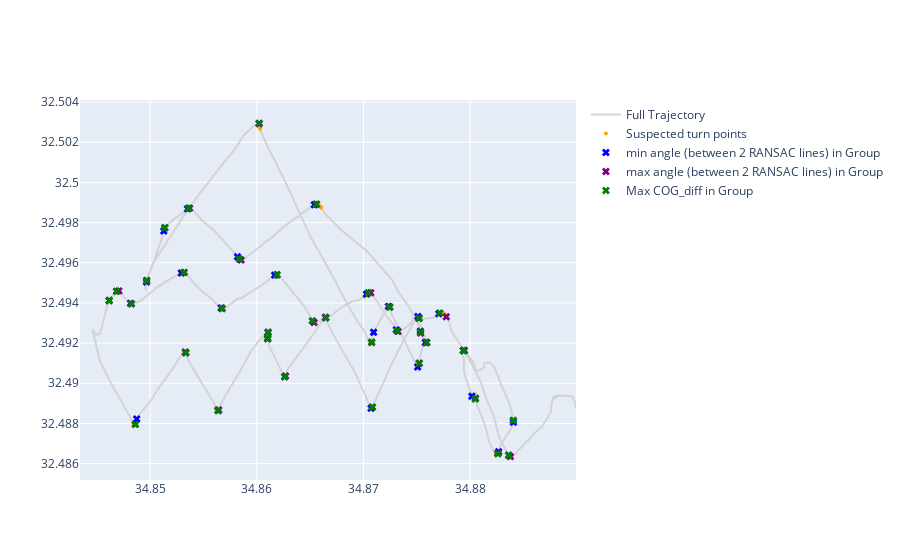

Write notebook code for a chart like this one.
### Code cell
# שלב 1: מציאת הנקודות עם COG_diff הכי גבוה בכל קבוצה
cog_max_turns = pd.concat([
    group.loc[group['COG_diff'].idxmax()] for group in groups
], axis=1).T.reset_index(drop=True)

# שלב 2: הוספה לגרף
fig.add_trace(go.Scatter(
    x=cog_max_turns['longitude'],
    y=cog_max_turns['latitude'],
    mode='markers',
    marker=dict(color='green', size=7, symbol='x'),
    name='Max COG_diff in Group',
    hovertext=[
        f"Turn Group: {row['group_id']}<br>"
        f"Turn Index: {row['turn_index']}<br>"
        f"DF Index: {row['df_index']}<br>"
        f"Angle: {row['Angle (degrees)']:.2f}°<br>"
        f"COG_diff: {row['COG_diff']:.2f}°"
        for _, row in cog_max_turns.iterrows()
    ],
    hoverinfo='text'
))

### Figure 1 — Plotly figure (JSON) as saved in the notebook; plotly's stock layout.template omitted (floating-point values rounded to 4 significant figures; data arrays with more than 128 entries replaced by an {"elided": "..."} marker saying what was removed)
{"data": [{"line": {"color": "lightgray"}, "mode": "lines", "name": "Full Trajectory", "type": "scatter", "x": {"elided": "4000 float values"}, "y": {"elided": "4000 float values"}}, {"hoverinfo": "text", "hovertext": {"elided": "159 str values"}, "marker": {"color": "orange", "size": 4}, "mode": "markers", "name": "Suspected turn points", "type": "scatter", "x": {"elided": "159 float values"}, "y": {"elided": "159 float values"}}, {"hoverinfo": "text", "hovertext": ["Turn Group: 1<br>Turn Index: 150<br>DF Index: 1269<br>Angle: 65.65°<br>COG_diff: 17.89°Turn Index: 1<br>", "Turn Group: 2<br>Turn Index: 153<br>DF Index: 1332<br>Angle: 62.76°<br>COG_diff: 5.80°Turn Index: 2<br>", "Turn Group: 3<br>Turn Index: 159<br>DF Index: 1387<br>Angle: 60.89°<br>COG_diff: 1.18°Turn Index: 3<br>", "Turn Group: 4<br>Turn Index: 222<br>DF Index: 1535<br>Angle: 70.46°<br>COG_diff: 12.73°Turn Index: 4<br>", "Turn Group: 5<br>Turn Index: 223<br>DF Index: 1558<br>Angle: 68.42°<br>COG_diff: 10.56°Turn Index: 5<br>", "Turn Group: 6<br>Turn Index: 310<br>DF Index: 1810<br>Angle: 30.66°<br>COG_diff: 9.01°Turn Index: 6<br>", "Turn Group: 7<br>Turn Index: 313<br>DF Index: 1843<br>Angle: 50.45°<br>COG_diff: 11.44°Turn Index: 7<br>", "Turn Group: 8<br>Turn Index: 318<br>DF Index: 1872<br>Angle: 36.12°<br>COG_diff: 6.68°Turn Index: 8<br>", "Turn Group: 9<br>Turn Index: 325<br>DF Index: 1913<br>Angle: 50.72°<br>COG_diff: 17.52°Turn Index: 9<br>", "Turn Group: 10<br>Turn Index: 328<br>DF Index: 1949<br>Angle: 49.40°<br>COG_diff: 10.51°Turn Index: 10<br>", "Turn Group: 11<br>Turn Index: 335<br>DF Index: 1993<br>Angle: 46.17°<br>COG_diff: 9.91°Turn Index: 11<br>", "Turn Group: 12<br>Turn Index: 339<br>DF Index: 2029<br>Angle: 38.30°<br>COG_diff: 7.40°Turn Index: 12<br>", "Turn Group: 13<br>Turn Index: 342<br>DF Index: 2072<br>Angle: 40.52°<br>COG_diff: 12.51°Turn Index: 13<br>", "Turn Group: 14<br>Turn Index: 346<br>DF Index: 2092<br>Angle: 53.55°<br>COG_diff: 13.47°Turn Index: 14<br>", "Turn Group: 15<br>Turn Index: 354<br>DF Index: 2115<br>Angle: 27.48°<br>COG_diff: 2.02°Turn Index: 15<br>", "Turn Group: 16<br>Turn Index: 457<br>DF Index: 2359<br>Angle: 32.26°<br>COG_diff: 9.56°Turn Index: 16<br>", "Turn Group: 17<br>Turn Index: 460<br>DF Index: 2423<br>Angle: 80.51°<br>COG_diff: 29.74°Turn Index: 17<br>", "Turn Group: 18<br>Turn Index: 464<br>DF Index: 2473<br>Angle: 78.30°<br>COG_diff: 28.04°Turn Index: 18<br>", "Turn Group: 19<br>Turn Index: 468<br>DF Index: 2544<br>Angle: 81.82°<br>COG_diff: 22.57°Turn Index: 19<br>", "Turn Group: 20<br>Turn Index: 489<br>DF Index: 2573<br>Angle: 79.68°<br>COG_diff: 8.00°Turn Index: 20<br>", "Turn Group: 21<br>Turn Index: 490<br>DF Index: 2601<br>Angle: 77.15°<br>COG_diff: 25.69°Turn Index: 21<br>", "Turn Group: 22<br>Turn Index: 494<br>DF Index: 2657<br>Angle: 84.72°<br>COG_diff: 34.21°Turn Index: 22<br>", "Turn Group: 23<br>Turn Index: 495<br>DF Index: 2727<br>Angle: 73.33°<br>COG_diff: 23.79°Turn Index: 23<br>", "Turn Group: 24<br>Turn Index: 500<br>DF Index: 2802<br>Angle: 67.32°<br>COG_diff: 22.99°Turn Index: 24<br>", "Turn Group: 25<br>Turn Index: 505<br>DF Index: 2821<br>Angle: 27.89°<br>COG_diff: 6.95°Turn Index: 25<br>", "Turn Group: 26<br>Turn Index: 597<br>DF Index: 3018<br>Angle: 33.47°<br>COG_diff: 4.47°Turn Index: 26<br>", "Turn Group: 27<br>Turn Index: 606<br>DF Index: 3111<br>Angle: 48.80°<br>COG_diff: 5.06°Turn Index: 27<br>", "Turn Group: 28<br>Turn Index: 612<br>DF Index: 3174<br>Angle: 46.09°<br>COG_diff: 0.11°Turn Index: 28<br>", "Turn Group: 29<br>Turn Index: 615<br>DF Index: 3216<br>Angle: 45.44°<br>COG_diff: 11.38°Turn Index: 29<br>", "Turn Group: 30<br>Turn Index: 618<br>DF Index: 3238<br>Angle: 29.05°<br>COG_diff: 5.94°Turn Index: 30<br>", "Turn Group: 31<br>Turn Index: 621<br>DF Index: 3271<br>Angle: 47.60°<br>COG_diff: 4.26°Turn Index: 31<br>", "Turn Group: 32<br>Turn Index: 674<br>DF Index: 3513<br>Angle: 34.04°<br>COG_diff: 9.26°Turn Index: 32<br>", "Turn Group: 33<br>Turn Index: 694<br>DF Index: 3703<br>Angle: 37.08°<br>COG_diff: 10.40°Turn Index: 33<br>", "Turn Group: 34<br>Turn Index: 695<br>DF Index: 3724<br>Angle: 63.63°<br>COG_diff: 18.99°Turn Index: 34<br>", "Turn Group: 35<br>Turn Index: 701<br>DF Index: 3773<br>Angle: 50.48°<br>COG_diff: 22.30°Turn Index: 35<br>"], "marker": {"color": "blue", "size": 7, "symbol": "x"}, "mode": "markers", "name": "min angle (between 2 RANSAC lines) in Group", "type": "scatter", "x": [34.88, 34.88, 34.88, 34.88, 34.88, 34.88, 34.87, 34.87, 34.87, 34.86, 34.86, 34.85, 34.85, 34.85, 34.85, 34.85, 34.85, 34.86, 34.86, 34.86, 34.86, 34.87, 34.87, 34.88, 34.88, 34.88, 34.87, 34.86, 34.85, 34.85, 34.85, 34.86, 34.87, 34.87, 34.88], "y": [32.49, 32.49, 32.49, 32.49, 32.49, 32.49, 32.49, 32.49, 32.49, 32.5, 32.49, 32.5, 32.49, 32.49, 32.49, 32.49, 32.49, 32.49, 32.49, 32.49, 32.49, 32.49, 32.49, 32.49, 32.49, 32.49, 32.5, 32.5, 32.5, 32.5, 32.5, 32.5, 32.49, 32.49, 32.49]}, {"hoverinfo": "text", "hovertext": ["Turn Group: 1<br>Turn Index: 148<br>DF Index: 1267<br>Angle: 71.72°<br>COG_diff: 15.82°Turn Index: 1<br>", "Turn Group: 2<br>Turn Index: 155<br>DF Index: 1334<br>Angle: 75.14°<br>COG_diff: 15.78°Turn Index: 2<br>", "Turn Group: 3<br>Turn Index: 165<br>DF Index: 1393<br>Angle: 81.18°<br>COG_diff: 26.14°Turn Index: 3<br>", "Turn Group: 4<br>Turn Index: 220<br>DF Index: 1533<br>Angle: 87.16°<br>COG_diff: 9.51°Turn Index: 4<br>", "Turn Group: 5<br>Turn Index: 224<br>DF Index: 1559<br>Angle: 69.72°<br>COG_diff: 12.12°Turn Index: 5<br>", "Turn Group: 6<br>Turn Index: 303<br>DF Index: 1803<br>Angle: 84.55°<br>COG_diff: 4.07°Turn Index: 6<br>", "Turn Group: 7<br>Turn Index: 311<br>DF Index: 1841<br>Angle: 57.69°<br>COG_diff: 12.65°Turn Index: 7<br>", "Turn Group: 8<br>Turn Index: 314<br>DF Index: 1868<br>Angle: 62.33°<br>COG_diff: 5.23°Turn Index: 8<br>", "Turn Group: 9<br>Turn Index: 323<br>DF Index: 1911<br>Angle: 54.93°<br>COG_diff: 13.19°Turn Index: 9<br>", "Turn Group: 10<br>Turn Index: 326<br>DF Index: 1947<br>Angle: 54.95°<br>COG_diff: 16.01°Turn Index: 10<br>", "Turn Group: 11<br>Turn Index: 334<br>DF Index: 1992<br>Angle: 47.17°<br>COG_diff: 14.80°Turn Index: 11<br>", "Turn Group: 12<br>Turn Index: 336<br>DF Index: 2026<br>Angle: 49.46°<br>COG_diff: 19.19°Turn Index: 12<br>", "Turn Group: 13<br>Turn Index: 341<br>DF Index: 2071<br>Angle: 41.37°<br>COG_diff: 15.28°Turn Index: 13<br>", "Turn Group: 14<br>Turn Index: 343<br>DF Index: 2089<br>Angle: 66.07°<br>COG_diff: 11.62°Turn Index: 14<br>", "Turn Group: 15<br>Turn Index: 354<br>DF Index: 2115<br>Angle: 27.48°<br>COG_diff: 2.02°Turn Index: 15<br>", "Turn Group: 16<br>Turn Index: 450<br>DF Index: 2352<br>Angle: 87.60°<br>COG_diff: 7.05°Turn Index: 16<br>", "Turn Group: 17<br>Turn Index: 458<br>DF Index: 2421<br>Angle: 87.83°<br>COG_diff: 19.63°Turn Index: 17<br>", "Turn Group: 18<br>Turn Index: 466<br>DF Index: 2475<br>Angle: 85.57°<br>COG_diff: 19.98°Turn Index: 18<br>", "Turn Group: 19<br>Turn Index: 467<br>DF Index: 2543<br>Angle: 88.68°<br>COG_diff: 21.44°Turn Index: 19<br>", "Turn Group: 20<br>Turn Index: 488<br>DF Index: 2572<br>Angle: 88.33°<br>COG_diff: 4.65°Turn Index: 20<br>", "Turn Group: 21<br>Turn Index: 492<br>DF Index: 2603<br>Angle: 89.53°<br>COG_diff: 18.50°Turn Index: 21<br>", "Turn Group: 22<br>Turn Index: 493<br>DF Index: 2656<br>Angle: 89.26°<br>COG_diff: 18.12°Turn Index: 22<br>", "Turn Group: 23<br>Turn Index: 498<br>DF Index: 2730<br>Angle: 87.43°<br>COG_diff: 28.98°Turn Index: 23<br>", "Turn Group: 24<br>Turn Index: 503<br>DF Index: 2805<br>Angle: 79.65°<br>COG_diff: 32.97°Turn Index: 24<br>", "Turn Group: 25<br>Turn Index: 508<br>DF Index: 2824<br>Angle: 68.73°<br>COG_diff: 16.41°Turn Index: 25<br>", "Turn Group: 26<br>Turn Index: 595<br>DF Index: 3016<br>Angle: 38.95°<br>COG_diff: 5.14°Turn Index: 26<br>", "Turn Group: 27<br>Turn Index: 604<br>DF Index: 3109<br>Angle: 54.15°<br>COG_diff: 13.56°Turn Index: 27<br>", "Turn Group: 28<br>Turn Index: 608<br>DF Index: 3170<br>Angle: 54.13°<br>COG_diff: 10.63°Turn Index: 28<br>", "Turn Group: 29<br>Turn Index: 613<br>DF Index: 3214<br>Angle: 52.64°<br>COG_diff: 6.45°Turn Index: 29<br>", "Turn Group: 30<br>Turn Index: 616<br>DF Index: 3236<br>Angle: 36.26°<br>COG_diff: 14.45°Turn Index: 30<br>", "Turn Group: 31<br>Turn Index: 619<br>DF Index: 3269<br>Angle: 51.58°<br>COG_diff: 7.23°Turn Index: 31<br>", "Turn Group: 32<br>Turn Index: 675<br>DF Index: 3514<br>Angle: 84.89°<br>COG_diff: 2.25°Turn Index: 32<br>", "Turn Group: 33<br>Turn Index: 691<br>DF Index: 3694<br>Angle: 77.68°<br>COG_diff: 18.95°Turn Index: 33<br>", "Turn Group: 34<br>Turn Index: 698<br>DF Index: 3727<br>Angle: 83.82°<br>COG_diff: 19.18°Turn Index: 34<br>", "Turn Group: 35<br>Turn Index: 707<br>DF Index: 3779<br>Angle: 72.27°<br>COG_diff: 350.52°Turn Index: 35<br>"], "marker": {"color": "purple", "size": 7, "symbol": "x"}, "mode": "markers", "name": "max angle (between 2 RANSAC lines) in Group", "type": "scatter", "x": [34.88, 34.88, 34.88, 34.88, 34.88, 34.88, 34.87, 34.87, 34.87, 34.86, 34.86, 34.85, 34.85, 34.85, 34.85, 34.85, 34.85, 34.86, 34.86, 34.86, 34.86, 34.87, 34.87, 34.88, 34.88, 34.88, 34.87, 34.86, 34.85, 34.85, 34.85, 34.86, 34.87, 34.87, 34.88], "y": [32.49, 32.49, 32.49, 32.49, 32.49, 32.49, 32.49, 32.49, 32.49, 32.5, 32.49, 32.5, 32.49, 32.49, 32.49, 32.49, 32.49, 32.49, 32.49, 32.49, 32.49, 32.49, 32.49, 32.49, 32.49, 32.49, 32.5, 32.5, 32.5, 32.5, 32.5, 32.5, 32.49, 32.49, 32.49]}, {"hoverinfo": "text", "hovertext": ["Turn Group: 1<br>Turn Index: 150<br>DF Index: 1269<br>Angle: 65.65°<br>COG_diff: 17.89°", "Turn Group: 2<br>Turn Index: 155<br>DF Index: 1334<br>Angle: 75.14°<br>COG_diff: 15.78°", "Turn Group: 3<br>Turn Index: 164<br>DF Index: 1392<br>Angle: 73.64°<br>COG_diff: 33.54°", "Turn Group: 4<br>Turn Index: 219<br>DF Index: 1532<br>Angle: 85.29°<br>COG_diff: 25.12°", "Turn Group: 5<br>Turn Index: 224<br>DF Index: 1559<br>Angle: 69.72°<br>COG_diff: 12.12°", "Turn Group: 6<br>Turn Index: 309<br>DF Index: 1809<br>Angle: 37.23°<br>COG_diff: 18.76°", "Turn Group: 7<br>Turn Index: 312<br>DF Index: 1842<br>Angle: 54.64°<br>COG_diff: 20.39°", "Turn Group: 8<br>Turn Index: 316<br>DF Index: 1870<br>Angle: 53.94°<br>COG_diff: 18.35°", "Turn Group: 9<br>Turn Index: 325<br>DF Index: 1913<br>Angle: 50.72°<br>COG_diff: 17.52°", "Turn Group: 10<br>Turn Index: 326<br>DF Index: 1947<br>Angle: 54.95°<br>COG_diff: 16.01°", "Turn Group: 11<br>Turn Index: 334<br>DF Index: 1992<br>Angle: 47.17°<br>COG_diff: 14.80°", "Turn Group: 12<br>Turn Index: 336<br>DF Index: 2026<br>Angle: 49.46°<br>COG_diff: 19.19°", "Turn Group: 13<br>Turn Index: 341<br>DF Index: 2071<br>Angle: 41.37°<br>COG_diff: 15.28°", "Turn Group: 14<br>Turn Index: 346<br>DF Index: 2092<br>Angle: 53.55°<br>COG_diff: 13.47°", "Turn Group: 15<br>Turn Index: 354<br>DF Index: 2115<br>Angle: 27.48°<br>COG_diff: 2.02°", "Turn Group: 16<br>Turn Index: 449<br>DF Index: 2351<br>Angle: 79.15°<br>COG_diff: 26.15°", "Turn Group: 17<br>Turn Index: 460<br>DF Index: 2423<br>Angle: 80.51°<br>COG_diff: 29.74°", "Turn Group: 18<br>Turn Index: 464<br>DF Index: 2473<br>Angle: 78.30°<br>COG_diff: 28.04°", "Turn Group: 19<br>Turn Index: 468<br>DF Index: 2544<br>Angle: 81.82°<br>COG_diff: 22.57°", "Turn Group: 20<br>Turn Index: 489<br>DF Index: 2573<br>Angle: 79.68°<br>COG_diff: 8.00°", "Turn Group: 21<br>Turn Index: 490<br>DF Index: 2601<br>Angle: 77.15°<br>COG_diff: 25.69°", "Turn Group: 22<br>Turn Index: 494<br>DF Index: 2657<br>Angle: 84.72°<br>COG_diff: 34.21°", "Turn Group: 23<br>Turn Index: 498<br>DF Index: 2730<br>Angle: 87.43°<br>COG_diff: 28.98°", "Turn Group: 24<br>Turn Index: 503<br>DF Index: 2805<br>Angle: 79.65°<br>COG_diff: 32.97°", "Turn Group: 25<br>Turn Index: 508<br>DF Index: 2824<br>Angle: 68.73°<br>COG_diff: 16.41°", "Turn Group: 26<br>Turn Index: 596<br>DF Index: 3017<br>Angle: 36.69°<br>COG_diff: 351.58°", "Turn Group: 27<br>Turn Index: 604<br>DF Index: 3109<br>Angle: 54.15°<br>COG_diff: 13.56°", "Turn Group: 28<br>Turn Index: 610<br>DF Index: 3172<br>Angle: 49.55°<br>COG_diff: 18.46°", "Turn Group: 29<br>Turn Index: 614<br>DF Index: 3215<br>Angle: 49.56°<br>COG_diff: 15.70°", "Turn Group: 30<br>Turn Index: 616<br>DF Index: 3236<br>Angle: 36.26°<br>COG_diff: 14.45°", "Turn Group: 31<br>Turn Index: 619<br>DF Index: 3269<br>Angle: 51.58°<br>COG_diff: 7.23°", "Turn Group: 32<br>Turn Index: 676<br>DF Index: 3515<br>Angle: 82.20°<br>COG_diff: 34.68°", "Turn Group: 33<br>Turn Index: 692<br>DF Index: 3695<br>Angle: 72.48°<br>COG_diff: 30.08°", "Turn Group: 34<br>Turn Index: 699<br>DF Index: 3728<br>Angle: 77.48°<br>COG_diff: 34.09°", "Turn Group: 35<br>Turn Index: 707<br>DF Index: 3779<br>Angle: 72.27°<br>COG_diff: 350.52°"], "marker": {"color": "green", "size": 7, "symbol": "x"}, "mode": "markers", "name": "Max COG_diff in Group", "type": "scatter", "x": [34.88, 34.88, 34.88, 34.88, 34.88, 34.88, 34.87, 34.87, 34.87, 34.86, 34.86, 34.85, 34.85, 34.85, 34.85, 34.85, 34.85, 34.86, 34.86, 34.86, 34.86, 34.87, 34.87, 34.88, 34.88, 34.88, 34.87, 34.86, 34.85, 34.85, 34.85, 34.86, 34.87, 34.87, 34.88], "y": [32.49, 32.49, 32.49, 32.49, 32.49, 32.49, 32.49, 32.49, 32.49, 32.5, 32.49, 32.5, 32.49, 32.49, 32.49, 32.49, 32.49, 32.49, 32.49, 32.49, 32.49, 32.49, 32.49, 32.49, 32.49, 32.49, 32.5, 32.5, 32.5, 32.5, 32.5, 32.5, 32.49, 32.49, 32.49]}], "layout": {}}
